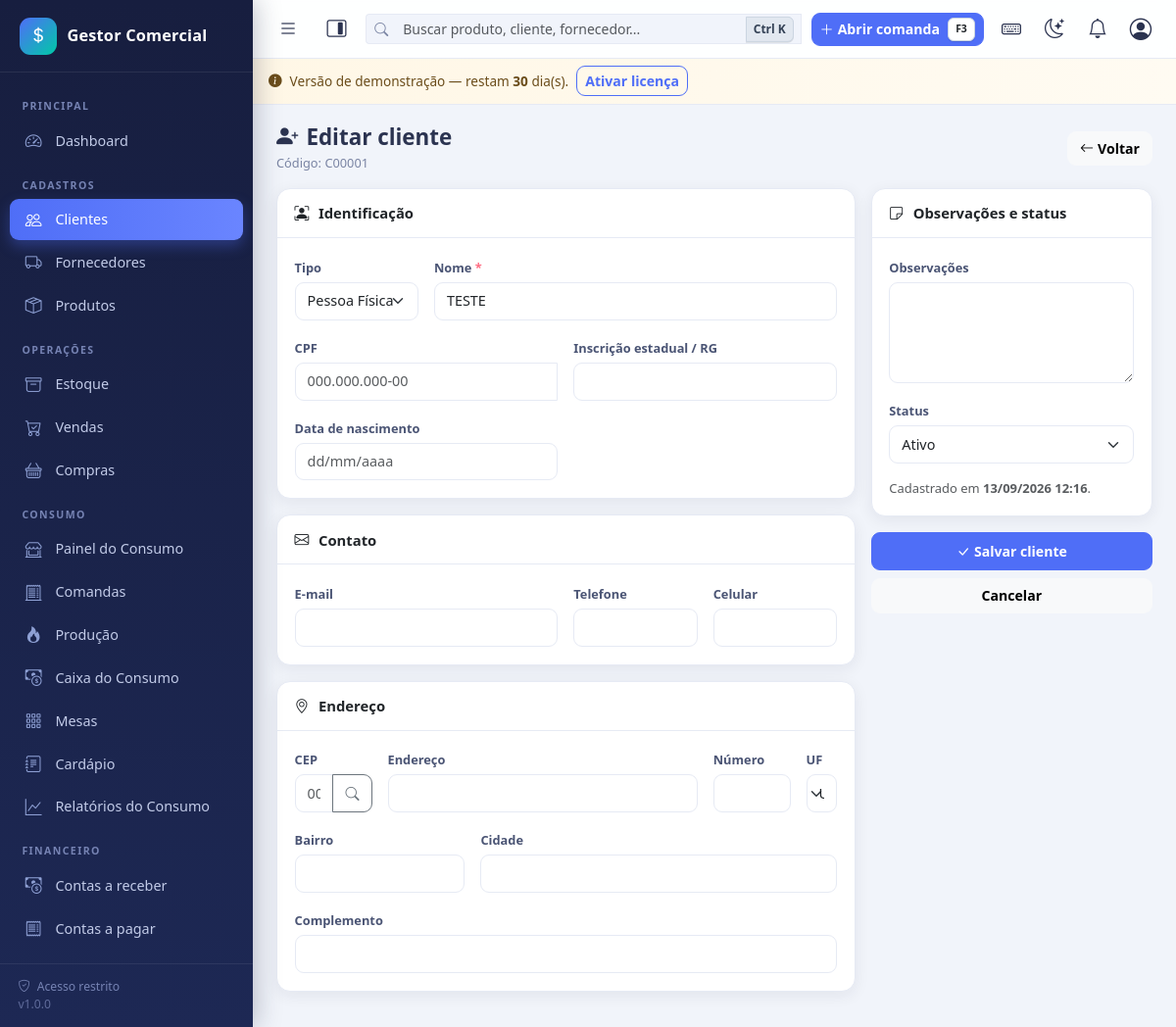
/clientes/form.php?id=1 (signed in), run on the app's committed database.
### tables this page shows
CREATE TABLE `clientes` (
  `id` int(11) NOT NULL,
  `codigo` varchar(20) DEFAULT NULL,
  `tipo` enum('FISICA','JURIDICA') NOT NULL DEFAULT 'FISICA',
  `nome` varchar(150) NOT NULL,
  `nome_fantasia` varchar(150) DEFAULT NULL,
  `documento` varchar(20) DEFAULT NULL,
  `inscricao_estadual` varchar(30) DEFAULT NULL,
  `nascimento` date DEFAULT NULL,
  `email` varchar(120) DEFAULT NULL,
  `telefone` varchar(20) DEFAULT NULL,
  `celular` varchar(20) DEFAULT NULL,
  `cep` varchar(10) DEFAULT NULL,
  `endereco` varchar(150) DEFAULT NULL,
  `numero` varchar(15) DEFAULT NULL,
  `complemento` varchar(80) DEFAULT NULL,
  `bairro` varchar(80) DEFAULT NULL,
  `cidade` varchar(80) DEFAULT NULL,
  `estado` char(2) DEFAULT NULL,
  `observacoes` text DEFAULT NULL,
  `status` tinyint(1) NOT NULL DEFAULT 1,
  `criado_em` datetime NOT NULL DEFAULT current_timestamp()
);

### config/database.php (called while the page is built, shortened)
<?php
function db(): PDO
{
    static $pdo = null;
    if ($pdo === null) {
        $dsn = 'mysql:host=' . DB_HOST . ';dbname=' . DB_NAME . ';charset=' . DB_CHARSET;
        try {
            $pdo = new PDO($dsn, DB_USER, DB_PASS, [
                PDO::ATTR_ERRMODE            => PDO::ERRMODE_EXCEPTION,
                PDO::ATTR_DEFAULT_FETCH_MODE => PDO::FETCH_ASSOC,
                PDO::ATTR_EMULATE_PREPARES   => false,
            ]);
        } catch (PDOException $e) {
            error_log('[BANCO] Falha de conexão: ' . $e->getMessage());
            http_response_code(500);
            if (defined('DEV_MODE') && DEV_MODE) {
                exit('Falha na conexão com o banco de dados. Verifique se o MySQL/MariaDB está ativo e se os dados em config/config.php estão corretos.');
            }
            exit('Serviço temporariamente indisponível.');
        }
    }
    return $pdo;
}

### config/auth.php (called while the page is built, shortened)
<?php
function usuario_atual(): ?array
{
    static $usuario = null;
    static $carregado = false;
    if ($carregado) {
        return $usuario;
    }
    try {
        $stmt = db()->prepare('SELECT * FROM usuarios WHERE id = ? LIMIT 1');
        $stmt->execute([(int)$_SESSION['user_id']]);
        $linha = $stmt->fetch();
        $usuario = $linha;
    } catch (Throwable $e) {
        erro_banco($e, 'usuario_atual');
    }
    return $usuario;
}
function exigir_login(): void
{
    if (!usuario_atual()) {
        if (is_ajax()) {
            json_resposta(false, 'Sessão expirada. Faça login novamente.', null, 401);
        }
        flash('warning', 'Faça login para acessar o sistema.');
        redirecionar('login/index.php');
    }
}

### clientes/form.php (the view, shortened to what this page needs)
<?php
exigir_login();
$id = (int)($_GET['id'] ?? 0);
$edicao = $id > 0;
$cliente = [
    'id' => 0, 'codigo' => '', 'tipo' => 'FISICA', 'nome' => '', 'nome_fantasia' => '',
    'documento' => '', 'inscricao_estadual' => '', 'nascimento' => '', 'email' => '',
    'telefone' => '', 'celular' => '', 'cep' => '', 'endereco' => '', 'numero' => '',
    'complemento' => '', 'bairro' => '', 'cidade' => '', 'estado' => '',
    'observacoes' => '', 'status' => 1,
];
if ($edicao) {
    $linha = buscar_linha('clientes', $id);
    $cliente = $linha;
}
include INC . 'header.php';
?>
<div class="page-header">
    <div>
        <h1><i class="bi bi-person-plus-fill me-2"></i><?= $edicao ? 'Editar cliente' : 'Novo cliente' ?></h1>
        <span class="subtitulo"><?= e($cliente['codigo']) ? 'Código: ' . e($cliente['codigo']) : 'Cadastro de novo cliente' ?></span>
    </div>
    <a href="<?= url('clientes/index.php') ?>" class="btn btn-light"><i class="bi bi-arrow-left me-1"></i>Voltar</a>
</div>
<form method="post" action="<?= url('clientes/salvar.php') ?>" class="js-converte" id="formCliente">
    <div class="row g-3">
        <div class="col-12 col-lg-8">
            <div class="card mb-3">
                <div class="card-header-custom"><i class="bi bi-person-bounding-box"></i>Identificação</div>
                <div class="card-body-custom">
                    <div class="row g-3">
                        <div class="col-12 col-md-3">
                            <label class="form-label" for="tipo">Tipo</label>
                            <select class="form-select" id="tipo" name="tipo">
                                <option value="FISICA" <?= $cliente['tipo'] === 'FISICA' ? 'selected' : '' ?>>Pessoa Física</option>
                            </select>
                        </div>
                        <div class="col-12 col-md-9">
                            <label class="form-label obrigatorio" id="lblNome" for="nome">Nome</label>
                            <input type="text" class="form-control" id="nome" name="nome" value="<?= e($cliente['nome']) ?>" required maxlength="150" autofocus>
                        </div>
                        <div class="col-12 col-md-6">
                            <label class="form-label" id="lblDoc" for="documento">CPF</label>
                            <div class="input-group">
                                <input type="text" class="form-control" id="documento" name="documento" data-mask="cpfCnpj" value="<?= e($cliente['documento']) ?>" maxlength="18" placeholder="000.000.000-00">
                            </div>
                        </div>
                        <div class="col-12 col-md-6">
                            <label class="form-label" for="inscricao_estadual">Inscrição estadual / RG</label>
                            <input type="text" class="form-control" id="inscricao_estadual" name="inscricao_estadual" value="<?= e($cliente['inscricao_estadual']) ?>" maxlength="30">
                        </div>
                        <div class="col-12 col-md-6 div-nascimento">
                            <label class="form-label" for="nascimento">Data de nascimento</label>
                            <input type="text" class="form-control" id="nascimento" name="nascimento" data-mask="data" value="<?= e($cliente['nascimento'] ? formatar_data($cliente['nascimento']) : '') ?>" maxlength="10" placeholder="dd/mm/aaaa">
                        </div>
                    </div>
                </div>
            </div>
            <div class="card mb-3">
                <div class="card-header-custom"><i class="bi bi-envelope"></i>Contato</div>
                <div class="card-body-custom">
                    <div class="row g-3">
                        <div class="col-12 col-md-6">
                            <label class="form-label" for="email">E-mail</label>
                            <input type="email" class="form-control" id="email" name="email" value="<?= e($cliente['email']) ?>" maxlength="120">
                        </div>
                        <div class="col-12 col-md-3">
                            <label class="form-label" for="telefone">Telefone</label>
                            <input type="text" class="form-control" id="telefone" name="telefone" data-mask="telefone" value="<?= e($cliente['telefone']) ?>" maxlength="15">
                        </div>
                        <div class="col-12 col-md-3">
                            <label class="form-label" for="celular">Celular</label>
                            <input type="text" class="form-control" id="celular" name="celular" data-mask="celular" value="<?= e($cliente['celular']) ?>" maxlength="16">
                        </div>
                    </div>
                </div>
            </div>
            <div class="card mb-3">
                <div class="card-header-custom"><i class="bi bi-geo-alt"></i>Endereço</div>
                <div class="card-body-custom">
                    <div class="row g-3">
                        <div class="col-12 col-md-2">
                            <label class="form-label" for="cep">CEP</label>
                            <div class="input-group">
                                <input type="text" class="form-control" id="cep" name="cep" data-mask="cep" value="<?= e($cliente['cep']) ?>" maxlength="9" placeholder="00000-000">
                                <button type="button" class="btn btn-outline-secondary" id="btnBuscarCep" title="Buscar CEP"><i class="bi bi-search"></i></button>
                            </div>
                        </div>
                        <div class="col-12 col-md-7">
                            <label class="form-label" for="endereco">Endereço</label>
                            <input type="text" class="form-control" id="endereco" name="endereco" value="<?= e($cliente['endereco']) ?>" maxlength="150">
                        </div>
                        <div class="col-6 col-md-2">
                            <label class="form-label" for="numero">Número</label>
                            <input type="text" class="form-control" id="numero" name="numero" value="<?= e($cliente['numero']) ?>" maxlength="15">
                        </div>
                        <div class="col-6 col-md-1 col-lg-1">
                            <label class="form-label" for="estado">UF</label>
                            <select class="form-select" id="estado" name="estado"><?= select_uf($cliente['estado']) ?></select>
                        </div>
                        <div class="col-12 col-md-4">
                            <label class="form-label" for="bairro">Bairro</label>
                            <input type="text" class="form-control" id="bairro" name="bairro" value="<?= e($cliente['bairro']) ?>" maxlength="80">
                        </div>
                        <div class="col-12 col-md-8">
                            <label class="form-label" for="cidade">Cidade</label>
                            <input type="text" class="form-control" id="cidade" name="cidade" value="<?= e($cliente['cidade']) ?>" maxlength="80">
                        </div>
                        <div class="col-12">
                            <label class="form-label" for="complemento">Complemento</label>
                            <input type="text" class="form-control" id="complemento" name="complemento" value="<?= e($cliente['complemento']) ?>" maxlength="80">
                        </div>
                    </div>
                </div>
            </div>
        </div>
        <div class="col-12 col-lg-4">
            <div class="card mb-3">
                <div class="card-header-custom"><i class="bi bi-sticky"></i>Observações e status</div>
                <div class="card-body-custom">
                    <div class="mb-3">
                        <label class="form-label" for="observacoes">Observações</label>
                        <textarea class="form-control" id="observacoes" name="observacoes" rows="4"><?= e($cliente['observacoes']) ?></textarea>
                    </div>
                    <div class="mb-3">
                        <label class="form-label" for="status">Status</label>
                        <select class="form-select" id="status" name="status">
                            <option value="1" <?= (int)$cliente['status'] === 1 ? 'selected' : '' ?>>Ativo</option>
                        </select>
                    </div>
                    <?php if ($edicao): ?>
                    <div class="small text-muted">
                        Cadastrado em <b><?= formatar_datahora($cliente['criado_em']) ?></b>.
                    </div>
                    <?php endif; ?>
                </div>
            </div>
            <div class="d-grid gap-2">
                <button type="submit" class="btn btn-primary btn-lg"><i class="bi bi-check-lg me-1"></i>Salvar cliente</button>
                <a href="<?= url('clientes/index.php') ?>" class="btn btn-light">Cancelar</a>
            </div>
        </div>
    </div>
</form>
<?php include INC . 'footer.php'; ?>

### assets/css/app.css (style rules this page uses)
:root { --sidebar-w: 258px; --sidebar-bg: linear-gradient(180deg, #171e3f 0%, #1d2854 100%); --accent: #4f6ef7; --accent-2: #00c9a7; --danger-soft: #ff6b81; --bg: #f1f4fa; --card-bg: #ffffff; --card-radius: 14px; --shadow: 0 4px 16px rgba(23, 30, 63, .07); --shadow-lg: 0 10px 30px rgba(23, 30, 63, .12); --text: #2b3350; --muted: #7a84a3; --border: #e6eaf4; --topbar-bg: rgba(255, 255, 255, .92); }
* { box-sizing: border-box; }
html, body { height: 100%; }
body { font-family: "Segoe UI", system-ui, -apple-system, Roboto, Arial, sans-serif; background: var(--bg); color: var(--text); font-size: .925rem; overflow-x: hidden; }
a { text-decoration: none; }
.page-header { display: flex; flex-wrap: wrap; align-items: center; justify-content: space-between; gap: .6rem; margin-bottom: 1rem; }
.page-header h1 { font-size: 1.25rem; font-weight: 700; margin: 0; }
.page-header .subtitulo { color: var(--muted); font-size: .8rem; }
.card { border: 1px solid var(--border); border-radius: var(--card-radius); box-shadow: var(--shadow); background: #fff; }
.card-header-custom { padding: .85rem 1.1rem; font-weight: 600; border-bottom: 1px solid var(--border); display: flex; align-items: center; gap: .6rem; }
.card-body-custom { padding: 1.1rem; }
.form-label { font-size: .8rem; font-weight: 600; color: #4a5474; margin-bottom: .3rem; }
.form-control, .form-select { border-color: var(--border); border-radius: 9px; font-size: .9rem; padding: .48rem .75rem; }
.obrigatorio::after { content: " *"; color: var(--danger-soft); }
.btn { border-radius: 9px; font-size: .88rem; font-weight: 600; }
.btn-primary { background: var(--accent); border-color: var(--accent); }
@media (min-width: 992px) { .page-header h1 { font-size: 1.4rem; } }

### data on the page
clientes: codigo "C00001", tipo "Pessoa Física", nome "TESTE", status "Ativo", criado_em "13/09/2026 12:16"

### other printed values
$nomeEmpresa "Gestor Comercial"
$rotulo "Clientes"
$rotulo "Fornecedores"
$rotulo "Produtos"
$rotulo "Estoque"
$rotulo "Vendas"
$rotulo "Compras"
rotulo_consumo() "CONSUMO"
$rotulo "Painel do Consumo Comandas Produção Caixa do Consumo Mesas Cardápio Relatórios do Consumo"
$rotulo "Contas a receber"
$rotulo "Contas a pagar"
licenca_dias_restantes() "30"
